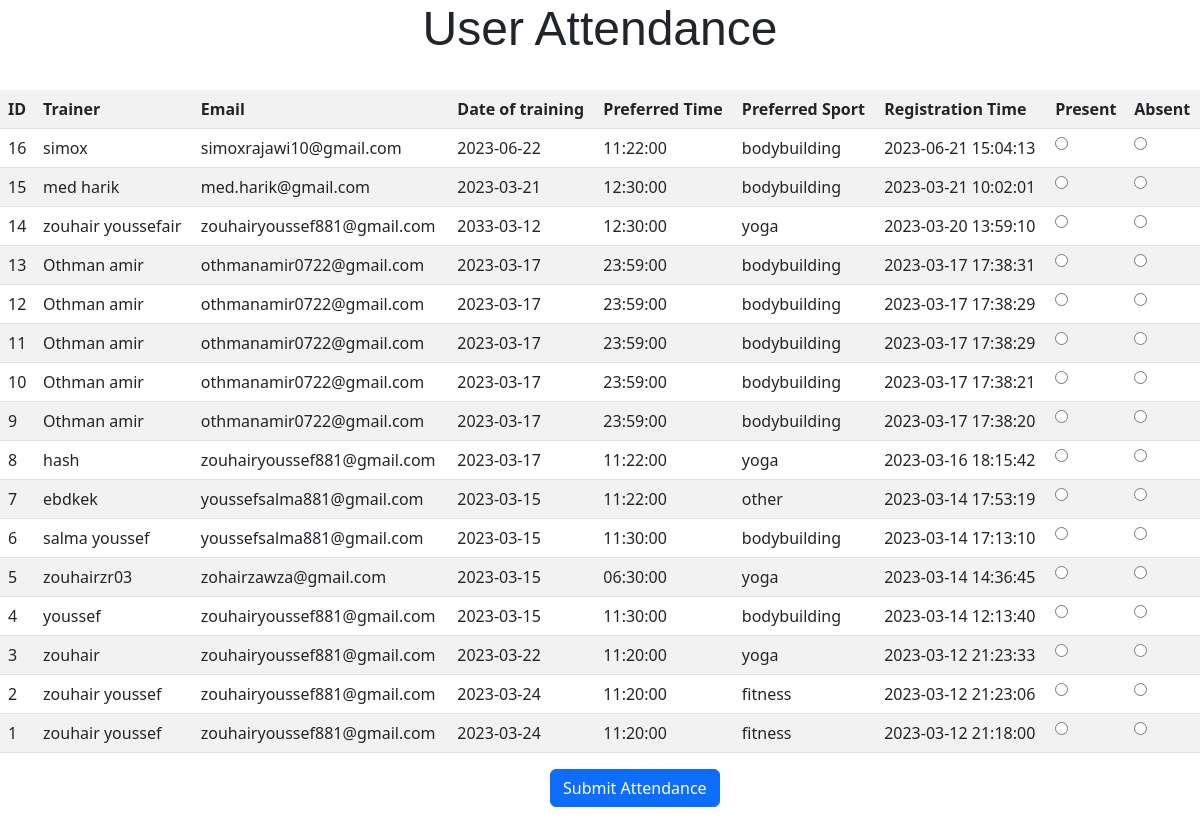
The page /all_informations/sb_all.php on the database its author committed.
### tables this page shows
CREATE TABLE `users` (
  `id` int(11) NOT NULL,
  `username` varchar(255) NOT NULL,
  `email` varchar(255) NOT NULL,
  `date` date NOT NULL,
  `time` time NOT NULL,
  `sport` varchar(255) NOT NULL,
  `registration_time` timestamp NOT NULL DEFAULT CURRENT_TIMESTAMP
);

### all_informations/sb_all.php (the view, shortened to what this page needs)
<html>
<head>
	<link href="https://cdn.jsdelivr.net/npm/bootstrap@5.2.3/dist/css/bootstrap.min.css" rel="stylesheet">
</head>
<body>
	<h1 style="text-align:center;font-family:sans-serif;font-size:3rem;">User Attendance</h1>
	<br>
	<form method="post" action="attendance_report.php">
			<table class="table table-striped" >
		<tr>
			<th>ID</th>
			<th>Trainer</th>
			<th>Email</th>
			<th>Date of training</th>
			<th>Preferred Time</th>
			<th>Preferred Sport</th>
			<th>Registration Time</th>
			<th>Present</th>
			<th>Absent</th>
		</tr>
		<?php
		$servername = "localhost";
		$username = "root";
		$password = "root";
		$dbname = "fitness";
		$conn = mysqli_connect($servername, $username, $password, $dbname);
		$sql = "SELECT * FROM  users order by id desc ";
		$result = mysqli_query($conn, $sql);
		if (mysqli_num_rows($result) > 0) {
			while($row = mysqli_fetch_assoc($result)) {
				echo "<tr>";
				echo "<td>".$row["id"]."</td>";
				echo "<td>".$row["username"]."</td>";
				echo "<td>".$row["email"]."</td>";
				echo "<td>".$row["date"]."</td>";
				echo "<td>".$row["time"]."</td>";
				echo "<td>".$row["sport"]."</td>";
				echo "<td>".$row["registration_time"]."</td>";
				echo "<td><input type='radio' name='attendance[".$row["id"]."]' value='present'></td>";
				echo "<td><input type='radio' name='attendance[".$row["id"]."]' value='absent'></td>";
				echo "</tr>";
			}
		} else {
			echo "No users found";
		}
		?>
	</table>
	<button type="submit"   class="btn btn-primary" style="margin-left:550px">Submit Attendance</button>
	</form>
</body>
</html>

### rows shown on the page
users: id "16", username "simox", email "simoxrajawi10@gmail.com", date "2023-06-22", time "11:22:00", sport "bodybuilding", registration_time "2023-06-21 15:04:13"
users: id "15", username "med harik", email "med.harik@gmail.com", date "2023-03-21", time "12:30:00", sport "bodybuilding", registration_time "2023-03-21 10:02:01"
users: id "14", username "zouhair youssefair", email "zouhairyoussef881@gmail.com", date "2033-03-12", time "12:30:00", sport "yoga", registration_time "2023-03-20 13:59:10"
users: id "13", username "Othman amir", email "othmanamir0722@gmail.com", date "2023-03-17", time "23:59:00", sport "bodybuilding", registration_time "2023-03-17 17:38:31"
users: id "12", username "Othman amir", email "othmanamir0722@gmail.com", date "2023-03-17", time "23:59:00", sport "bodybuilding", registration_time "2023-03-17 17:38:29"
users: id "11", username "Othman amir", email "othmanamir0722@gmail.com", date "2023-03-17", time "23:59:00", sport "bodybuilding", registration_time "2023-03-17 17:38:29"
users: id "10", username "Othman amir", email "othmanamir0722@gmail.com", date "2023-03-17", time "23:59:00", sport "bodybuilding", registration_time "2023-03-17 17:38:21"
users: id "9", username "Othman amir", email "othmanamir0722@gmail.com", date "2023-03-17", time "23:59:00", sport "bodybuilding", registration_time "2023-03-17 17:38:20"
users: id "8", username "hash", email "zouhairyoussef881@gmail.com", date "2023-03-17", time "11:22:00", sport "yoga", registration_time "2023-03-16 18:15:42"
users: id "7", username "ebdkek", email "youssefsalma881@gmail.com", date "2023-03-15", time "11:22:00", sport "other", registration_time "2023-03-14 17:53:19"
users: id "6", username "salma youssef", email "youssefsalma881@gmail.com", date "2023-03-15", time "11:30:00", sport "bodybuilding", registration_time "2023-03-14 17:13:10"
users: id "5", username "zouhairzr03", email "zohairzawza@gmail.com", date "2023-03-15", time "06:30:00", sport "yoga", registration_time "2023-03-14 14:36:45"
users: id "4", username "youssef", email "zouhairyoussef881@gmail.com", date "2023-03-15", time "11:30:00", sport "bodybuilding", registration_time "2023-03-14 12:13:40"
users: id "3", username "zouhair", email "zouhairyoussef881@gmail.com", date "2023-03-22", time "11:20:00", sport "yoga", registration_time "2023-03-12 21:23:33"
users: id "2", username "zouhair youssef", email "zouhairyoussef881@gmail.com", date "2023-03-24", time "11:20:00", sport "fitness", registration_time "2023-03-12 21:23:06"
users: id "1", username "zouhair youssef", email "zouhairyoussef881@gmail.com", date "2023-03-24", time "11:20:00", sport "fitness", registration_time "2023-03-12 21:18:00"
